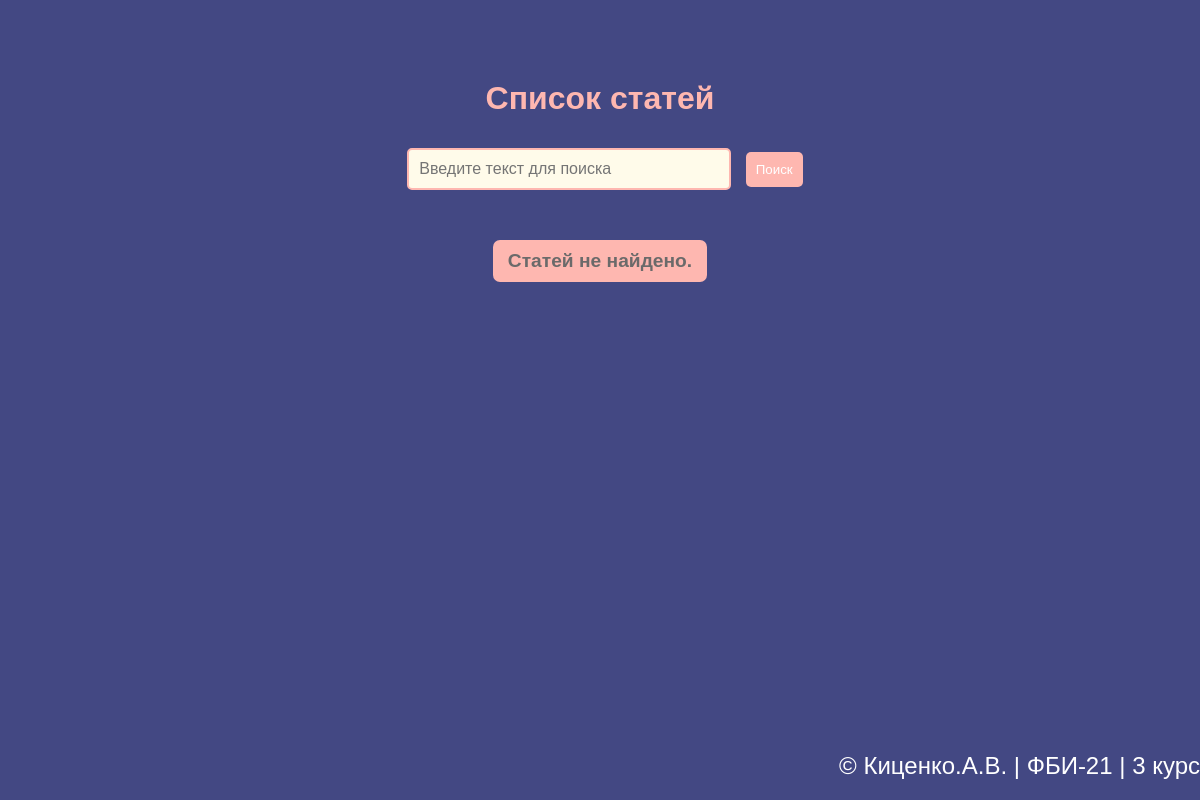
Before: /lab8/articles/ with the older database file.
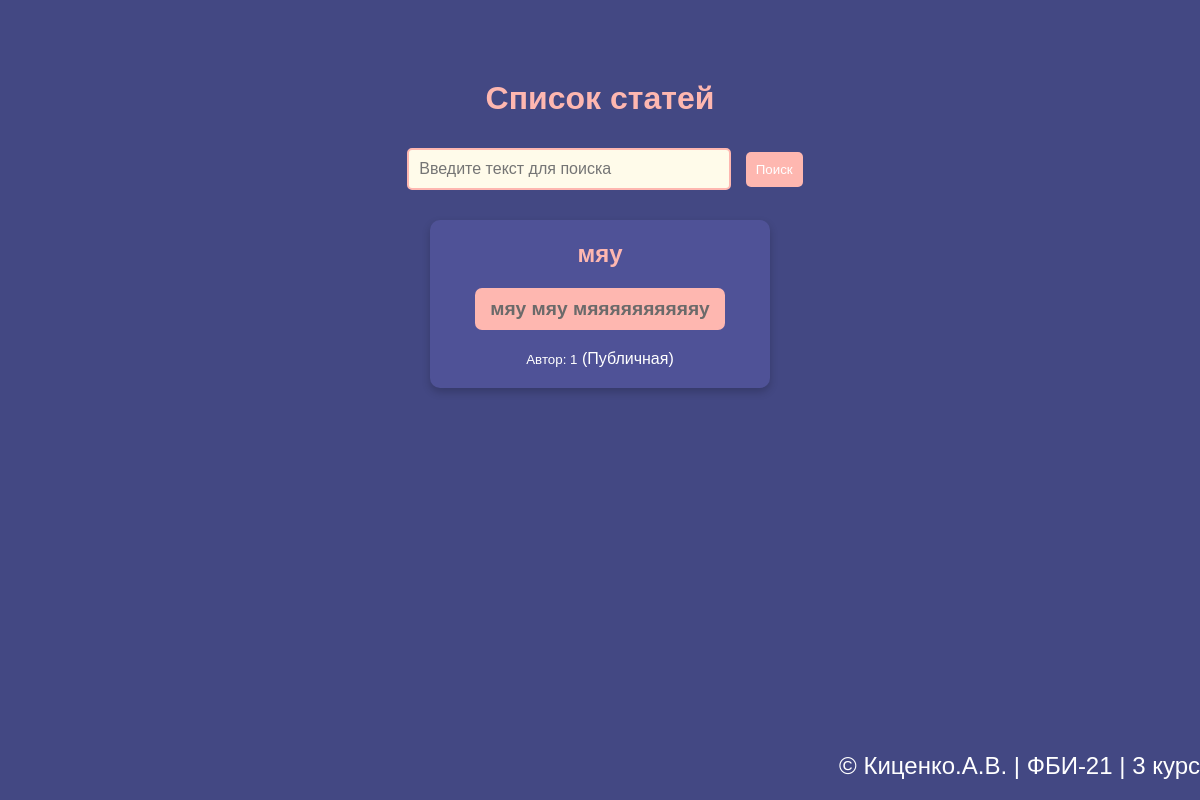
After: the same page with the newer database file.
### db/models.py (models this page shows)
class Articles(db.Model):
    id = db.Column(db.Integer, primary_key=True)
    login_id = db.Column(db.Integer, db.ForeignKey('users.id'))
    title = db.Column(db.String(50), nullable=False)
    article_text = db.Column(db.Text, nullable=False)
    is_favorite = db.Column(db.Boolean)
    is_public = db.Column(db.Boolean)
    likes = db.Column(db.Integer)

### lab8.py (the view)
@lab8.route('/lab8/articles/', methods=['GET'])
def articles():
    search_query = request.args.get('search', '').strip()
    if not current_user.is_authenticated:
        articles_list = Articles.query.filter_by(is_public=True)
    else:
        articles_list = Articles.query.filter(
            (Articles.login_id == current_user.id) | (Articles.is_public == True)
        )
    if search_query:
        articles_list = articles_list.filter(
            Articles.title.ilike(f'%{search_query}%') |
            Articles.article_text.ilike(f'%{search_query}%')
        )
    articles_list = articles_list.all()
    return render_template(
        'lab8/articles.html',
        articles=articles_list,
        search_query=search_query,
        login=current_user.login if current_user.is_authenticated else None
    )

### templates/lab8/articles.html (shortened to what this page needs)
{% extends "base.html" %}
{% block content %}
    <h1>Список статей</h1>
    <form method="GET" action="{{ url_for('lab8.articles') }}" class="search-form">
        <input type="text" name="search" placeholder="Введите текст для поиска" value="{{ search_query }}">
        <button type="submit">Поиск</button>
    </form>
    <div class="article-container">
        {% for article in articles %}
        <div class="article">
            <h2>{{ article.title }}</h2>
            <p>{{ article.article_text }}</p>
            <div>
                <small>Автор: {{ article.login_id }}</small>
                {% if article.is_public %}(Публичная){% endif %}
            </div>
        </div>
        {% else %}
        <p style="text-align: center;">Статей не найдено.</p>
        {% endfor %}
    </div>
{% endblock %}

Changed rows visible on the page:
added Articles: title "мяу", article_text "мяу мяу мяяяяяяяяяяу", login_id "1", is_public "(Публичная)"
Other visible differences:
text no longer shown: "Статей не найдено."
